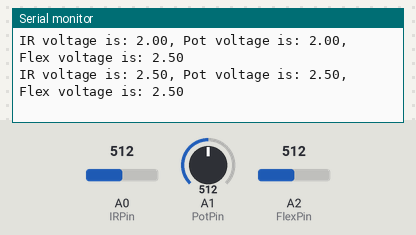
The sketch below on a simulated Arduino Uno, built with avr-gcc and run on an emulated ATmega328P. Parts: the last lines printed to the serial monitor. The test bench sets the inputs (shaded band); at power-on: A0 (IRPin) = 512, A1 (PotPin) = 512, A2 (FlexPin) = 512.

Above: at 1.2 s.
1.3 s: A0 (IRPin) set to 716
At 1.44 s:
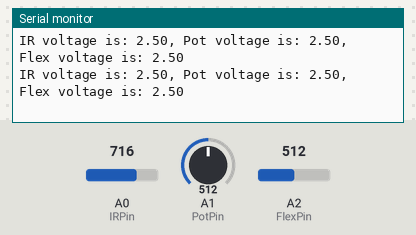
4.3 s: A1 (PotPin) set to 716
At 4.47 s:
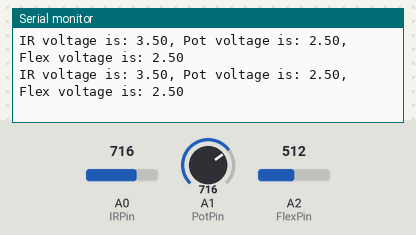
5.8 s: A2 (FlexPin) set to 716
At 5.98 s:
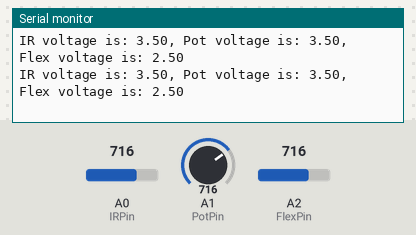
7.3 s: A0 (IRPin) set to 900
At 7.49 s:
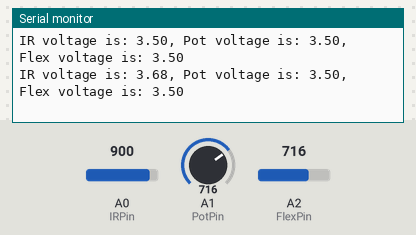
8.8 s: A1 (PotPin) set to 900
At 9.0 s:
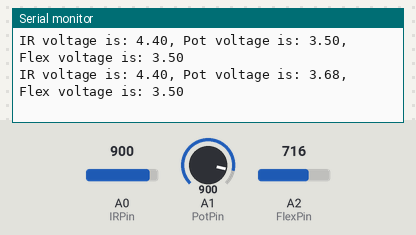
10.3 s: A2 (FlexPin) set to 900
At 10.51 s:
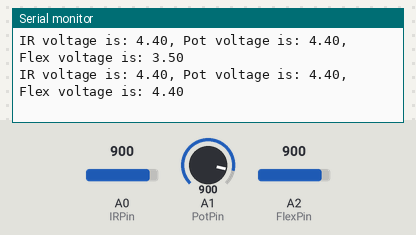
Timing chart, 0 to 12.8 s (numbered marks = the images above; inputs shaded):
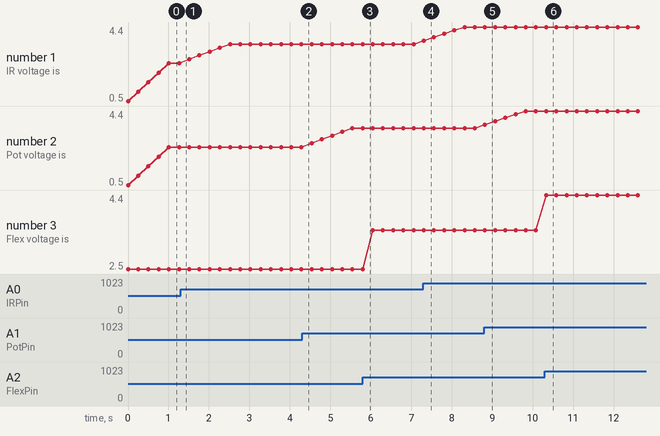

Measured:
- after the input at 7.3 s, the serial monitor: prints a new line at once (image 4)
- after the input at 8.8 s, the serial monitor: prints a new line at once (image 5)
- after the input at 10.3 s, the serial monitor: prints a new line at once (image 6)
- plotted number 1: 2.5 → 3.5 after the input at 1.3 s, 3.5 → 4.4 after the input at 7.3 s

The sketch:

SensorLab.ino
```cpp
int IRPin = A0;
int PotPin = A1;
int FlexPin = A2;

int IRValue = 0;
int PotValue = 0;
int FlexValue = 0;

float IRVoltage = 0.0;
float PotVoltage = 0.0;
float FlexVoltage = 0.0;

float IRLPF[] = {0, 0, 0, 0, 0};
float PotLPF[] = {0, 0, 0, 0, 0};
float FlexLPF[] = {0, 0, 0, 0, 0};


void setup() {
   Serial.begin(9600);
}

void loop() {

  for(int i=0; i < 4; i++){
    IRLPF[i] = IRLPF[i+1];
    PotLPF[i] = PotLPF[i+1];
    FlexLPF[i] = FlexLPF[i+1];
  }

  IRValue = analogRead(IRPin);
  IRVoltage= IRValue * (5.0 / 1023.0);
  IRLPF[4] = IRVoltage;

  PotValue = analogRead(PotPin);
  PotVoltage= PotValue * (5.0 / 1023.0);
  PotLPF[4] = PotVoltage;

  FlexValue = analogRead(FlexPin);
  FlexVoltage= FlexValue * (5.0 / 1023.0);
  FlexLPF[4] = FlexVoltage;


  IRVoltage = (IRLPF[0]+IRLPF[1]+IRLPF[2]+IRLPF[3]+IRLPF[4])/5;
  Serial.print("IR voltage is: ");
  Serial.print(IRVoltage);

  PotVoltage = (PotLPF[0]+PotLPF[1]+PotLPF[2]+PotLPF[3]+PotLPF[4])/5;
  Serial.print(", Pot voltage is: ");
  Serial.print(PotVoltage);

  IRVoltage = (FlexLPF[0]+FlexLPF[1]+FlexLPF[2]+FlexLPF[3]+FlexLPF[4])/5;
  Serial.print(", Flex voltage is: ");
  Serial.println(FlexVoltage);


  delay(250);
  Serial.flush();
}
```
